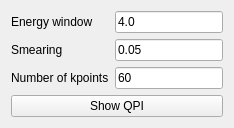
      <widget class="QWidget" name="tab_18">
       <attribute name="title">
        <string>QPI</string>
       </attribute>
       <layout class="QGridLayout" name="gridLayout_33">
        <item row="0" column="0">
         <layout class="QGridLayout" name="gridLayout_32">
          <item row="0" column="1">
           <widget class="QLineEdit" name="qpi_ewindow">
            <property name="text">
             <string>4.0</string>
            </property>
           </widget>
          </item>
          <item row="1" column="1">
           <widget class="QLineEdit" name="qpi_delta">
            <property name="text">
             <string>0.05</string>
            </property>
           </widget>
          </item>
          <item row="2" column="1">
           <widget class="QLineEdit" name="qpi_nk">
            <property name="text">
             <string>60</string>
            </property>
           </widget>
          </item>
          <item row="0" column="0">
           <widget class="QLabel" name="label_55">
            <property name="text">
             <string>Energy window</string>
            </property>
           </widget>
          </item>
          <item row="1" column="0">
           <widget class="QLabel" name="label_56">
            <property name="text">
             <string>Smearing</string>
            </property>
           </widget>
          </item>
          <item row="2" column="0">
           <widget class="QLabel" name="label_57">
            <property name="text">
             <string>Number of kpoints</string>
            </property>
           </widget>
          </item>
          <item row="3" column="0" colspan="2">
           <widget class="QPushButton" name="show_qpi">
            <property name="toolTip">
             <string>Compute the quasiparticle interference</string>
            </property>
            <property name="text">
             <string>Show QPI</string>
            </property>
           </widget>
          </item>
         </layout>
        </item>
       </layout>
      </widget>
